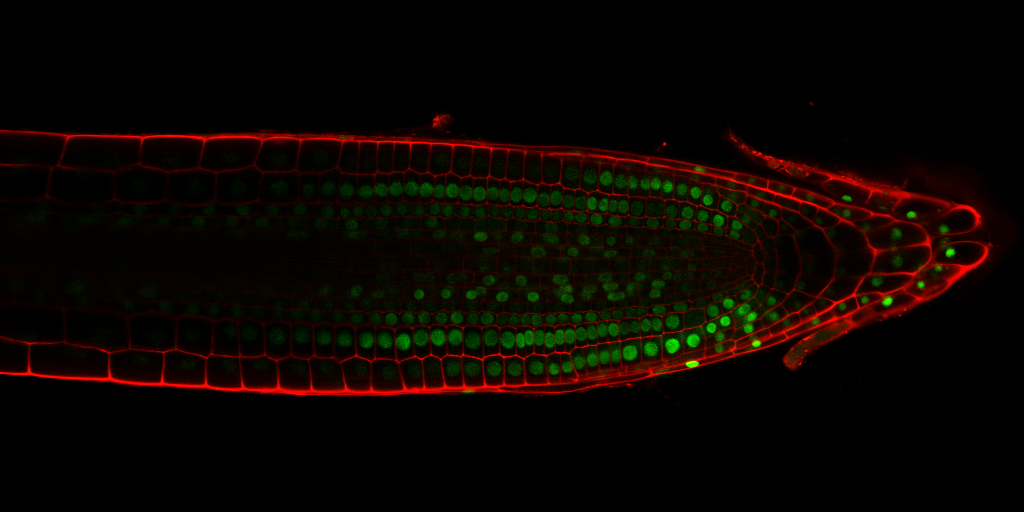
%> input picture imgs/StackNinja3.bmp, 1024 x 512 px
$ octave test.m   (GNU Octave 9; MATLAB toolbox functions it lacks are replaced by stand-ins)
%> lines starting %> are read from the running program, lines starting %| are printed output that depends on the picture; in (x1, y1, x2, y2) boxes, pixels count from 0 and x2, y2 are one past the last pixel; in counts of white or black regions, pixels touching at a corner belong together; the program's own positions count from 1
% Read the input RGB image
rgbImage = imread('./imgs/StackNinja3.bmp');
%> rgbImage is the input picture: size 512x1024x3 uint8; mean R, G, B 11.4, 4.9, 0

% Extract the green channel
greenChannel = rgbImage(:, :, 2);
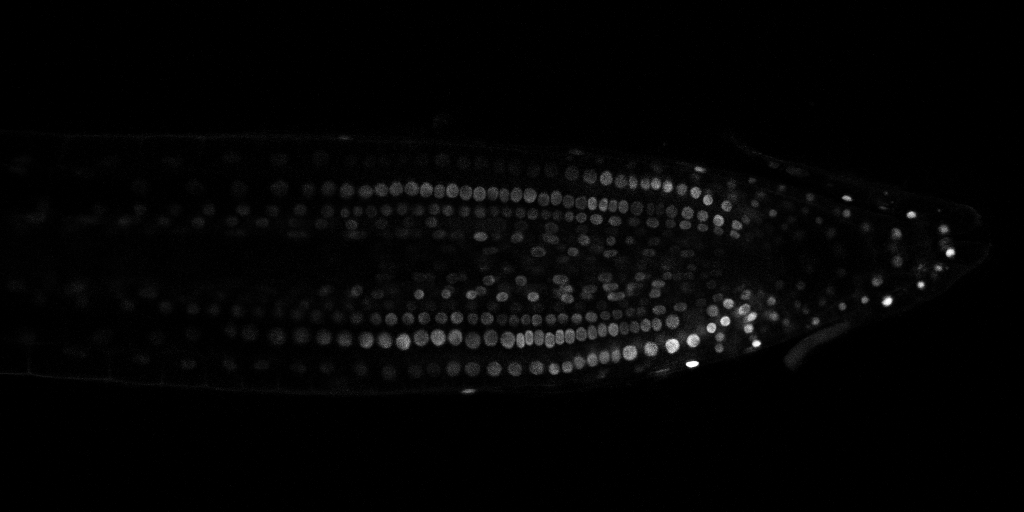
%> greenChannel: size 512x1024 uint8; min 0, max 255, mean 4.9

% Apply median filtering to remove noise
filteredGreen = medfilt2(greenChannel, [3 3]);

% Enhance contrast using gamma correction
gamma_value = 0.7;
enhancedGreen = imadjust(filteredGreen, [], [], gamma_value);
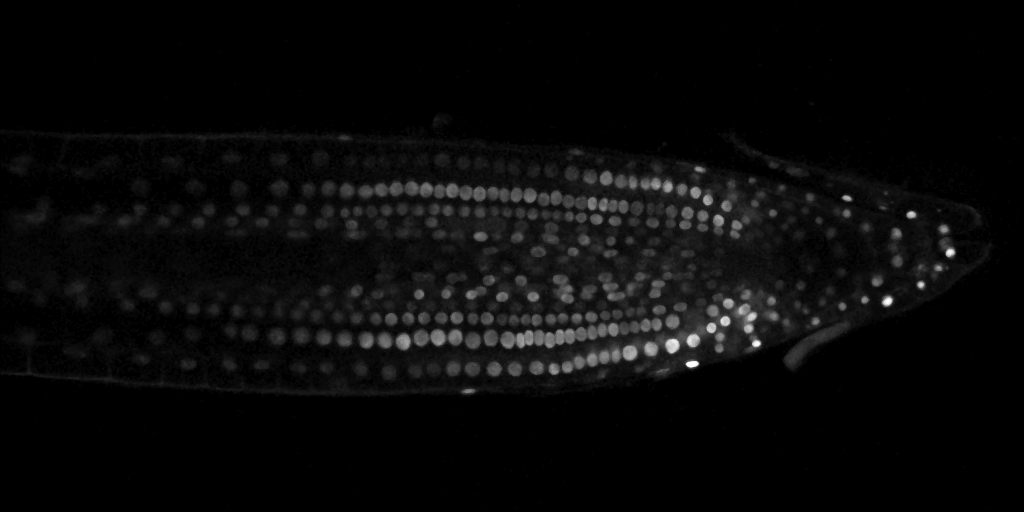
%> enhancedGreen: size 512x1024 uint8; min 0, max 255, mean 9.6

% Convert the enhanced green image to binary using adaptive thresholding
binaryImage = imbinarize(enhancedGreen, 'adaptive', 'Sensitivity', 0.5);
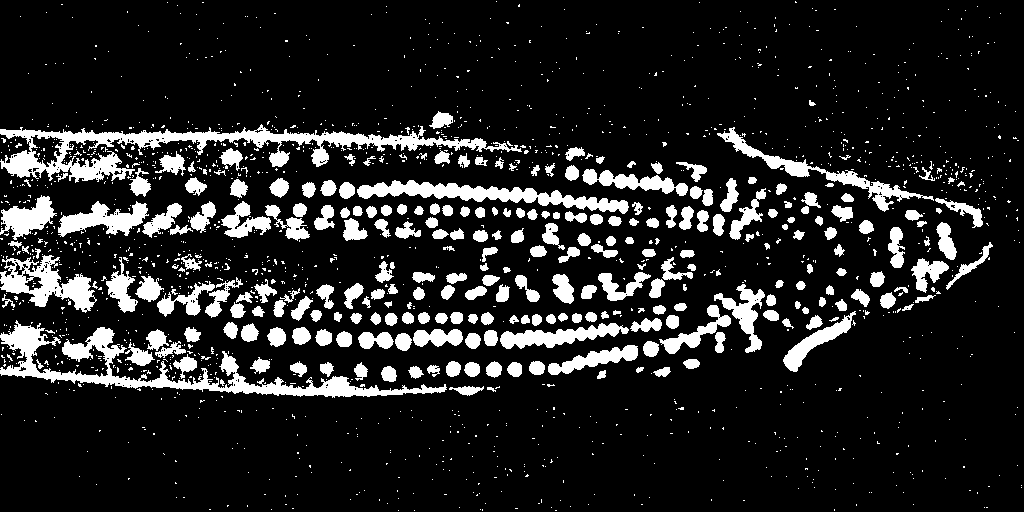
%> binaryImage: size 512x1024 logical; 14% white; 1727 white regions (1463 under 20 px), largest, box (x1, y1, x2, y2) and area: (0, 124, 522, 183) 7645, (0, 320, 447, 398) 6612, (357, 180, 629, 214) 3205

% Fill in any holes in the binary image
filledImage = imfill(binaryImage, 'holes');
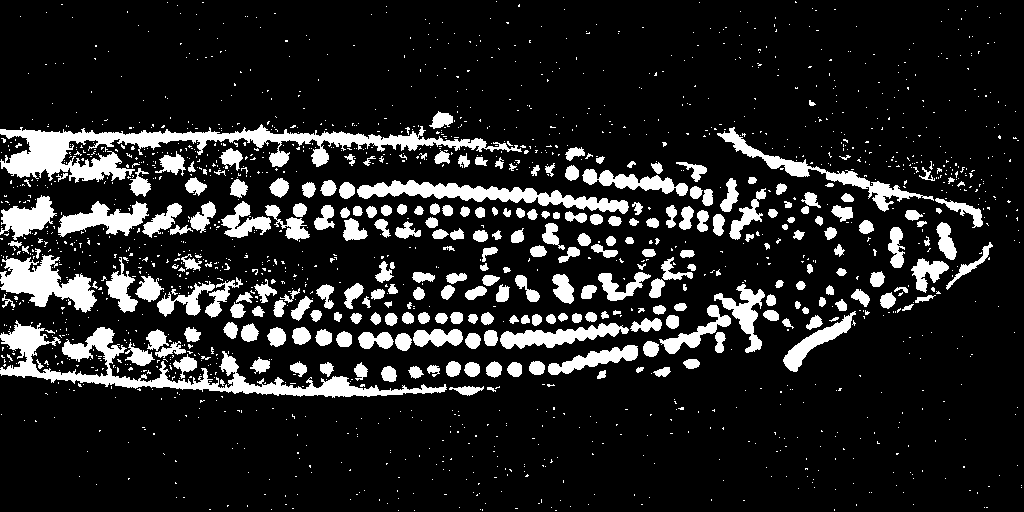
%> filledImage: size 512x1024 logical; 14.3% white; 1712 white regions (1448 under 20 px), largest, box (x1, y1, x2, y2) and area: (0, 124, 522, 183) 8428, (0, 320, 447, 398) 6686, (357, 180, 629, 214) 3205

% Remove small objects using morphological opening
se = strel('disk', 5);
openedImage = imopen(filledImage, se);
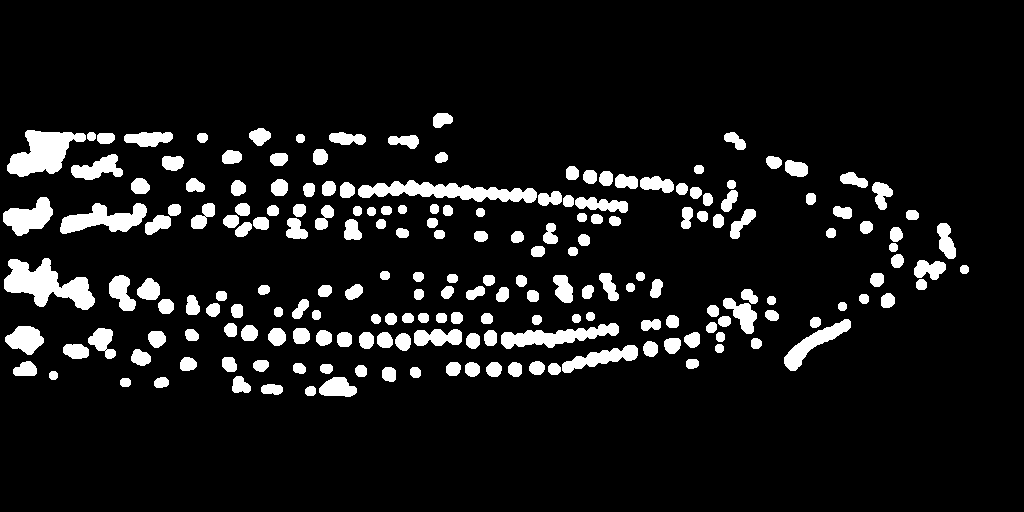
%> openedImage: size 512x1024 logical; 9.1% white; 197 white regions, largest, box (x1, y1, x2, y2) and area: (4, 258, 95, 310) 2410, (358, 180, 537, 203) 2155, (7, 130, 86, 177) 2094

% Identify and label the nuclei using connected component analysis
[labelImage, numNuclei] = bwlabel(openedImage);
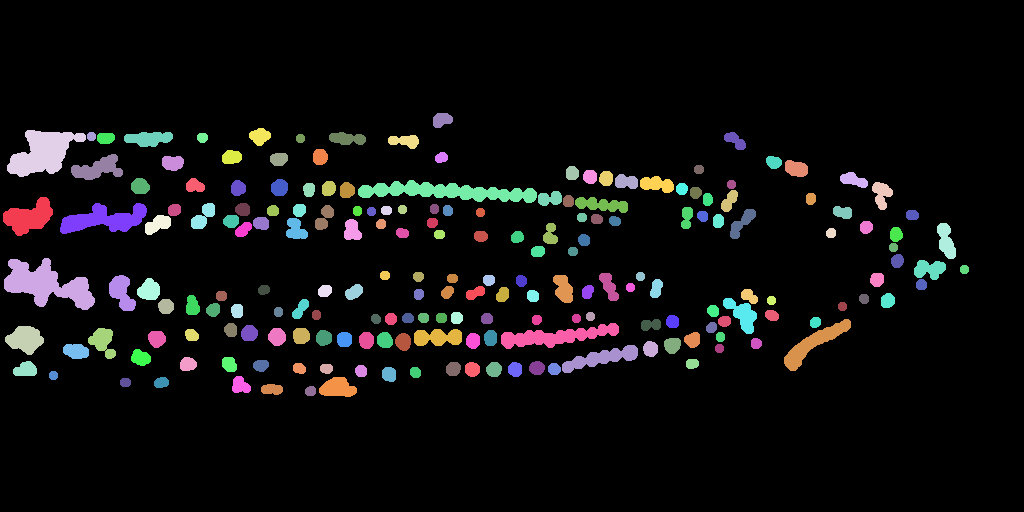
%> labelImage: size 512x1024 double; 198 distinct labels, from 0 to 197; one colour per label, 0 black
%> numNuclei = 197

% Display the results
figure;
subplot(2, 2, 1), imshow(rgbImage), title('Original Image');
subplot(2, 2, 2), imshow(greenChannel), title('Green Channel');
subplot(2, 2, 3), imshow(enhancedGreen), title(['Enhanced Green (gamma=', num2str(gamma_value), ')']);
subplot(2, 2, 4), imshow(label2rgb(labelImage)), title(['Detected Nuclei (', num2str(numNuclei), ')']);
%> after `imshow(label2rgb(labelImage))`:
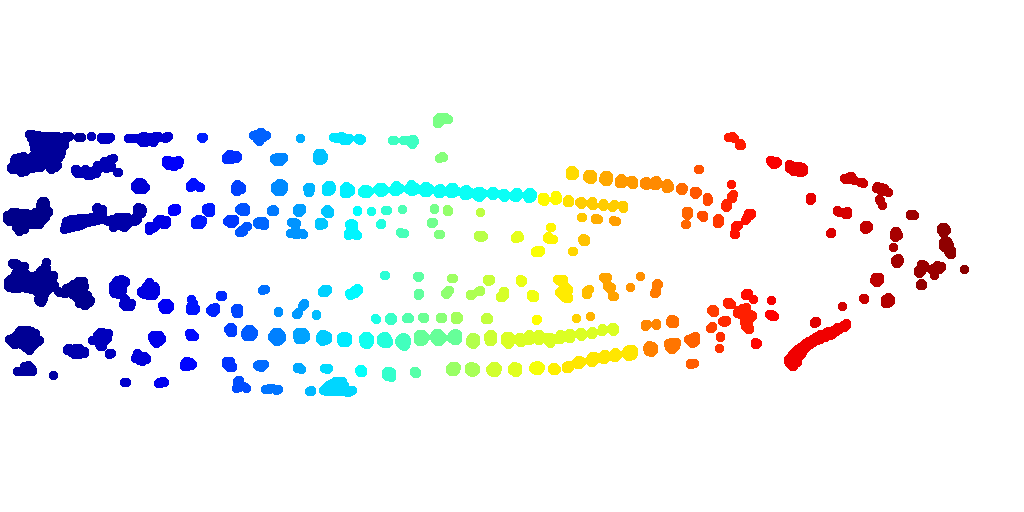
%> displayed picture: size 512x1024x3, on the screen's scale of 0 to 255; mean R, G, B 240.6, 241.8, 243.6

$ run again, with imgs/StackNinja1.bmp copied over imgs/StackNinja3.bmp
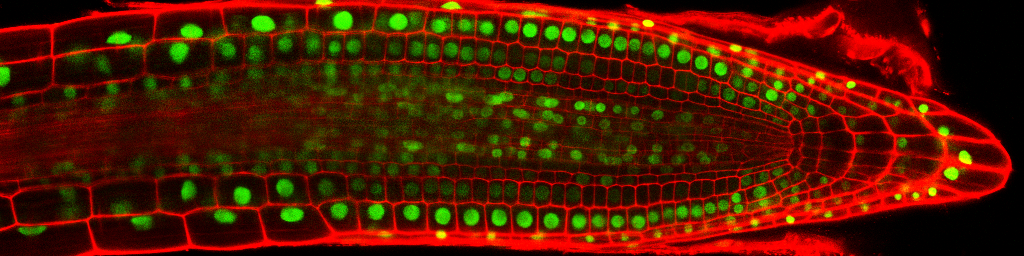
%> input picture imgs/StackNinja1.bmp, 1024 x 256 px
%> rgbImage is the input picture: size 256x1024x3 uint8; mean R, G, B 80.4, 25.1, 0
%> binaryImage: size 256x1024 logical; 22.1% white; 736 white regions (447 under 20 px), largest, box (x1, y1, x2, y2) and area: (378, 66, 475, 103) 1154, (929, 123, 973, 175) 946, (63, 43, 113, 76) 887
%> filledImage: size 256x1024 logical; 22.2% white; 736 white regions (445 under 20 px), largest, box (x1, y1, x2, y2) and area: (378, 66, 475, 103) 1157, (929, 123, 973, 175) 949, (63, 43, 113, 76) 888
%> openedImage: size 256x1024 logical; 14.9% white; 205 white regions, largest, box (x1, y1, x2, y2) and area: (110, 198, 155, 232) 777, (65, 45, 111, 74) 774, (56, 184, 80, 224) 710
%> `[labelImage, numNuclei] = bwlabel(openedImage);`:
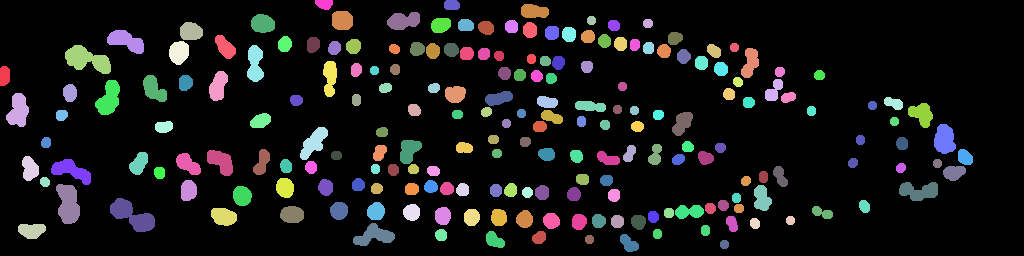
%> labelImage: size 256x1024 double; 206 distinct labels, from 0 to 205; one colour per label, 0 black
%> numNuclei = 205
%> `imshow(label2rgb(labelImage))`:
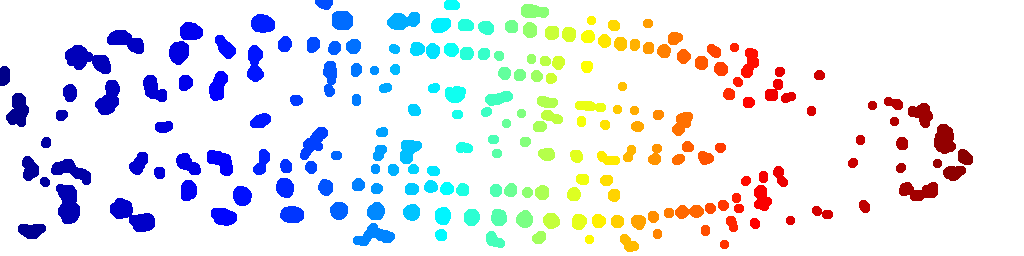
%> displayed picture: size 256x1024x3, on the screen's scale of 0 to 255; mean R, G, B 230.5, 232.8, 238.3

$ run again, with imgs/StackNinja2.bmp copied over imgs/StackNinja3.bmp
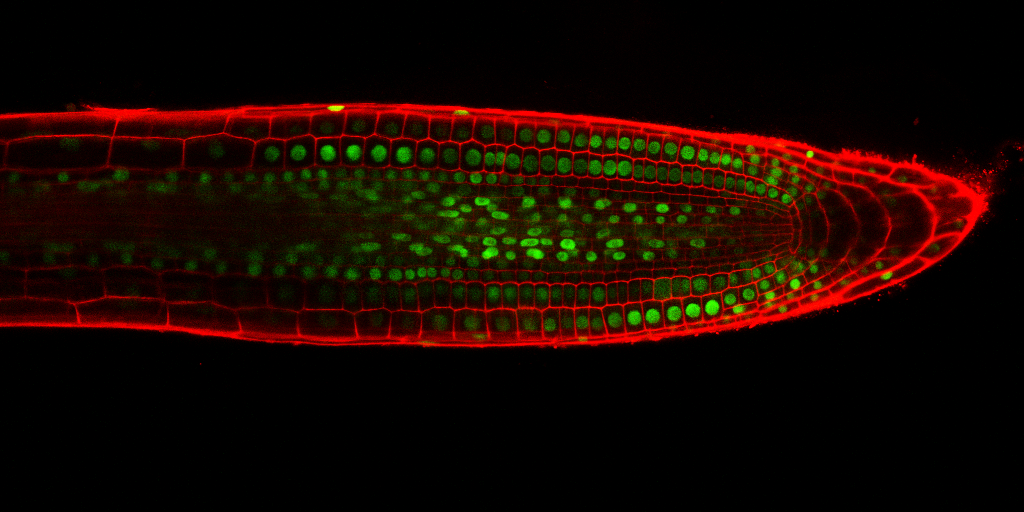
%> input picture imgs/StackNinja2.bmp, 1024 x 512 px
%> rgbImage is the input picture: size 512x1024x3 uint8; mean R, G, B 24.8, 7.4, 0
%> binaryImage: size 512x1024 logical; 10.8% white; 751 white regions (514 under 20 px), largest, box (x1, y1, x2, y2) and area: (101, 232, 228, 275) 2495, (0, 166, 56, 223) 1560, (574, 159, 712, 184) 1475
%> filledImage: size 512x1024 logical; 10.8% white; 751 white regions (513 under 20 px), largest, box (x1, y1, x2, y2) and area: (101, 232, 228, 275) 2533, (0, 166, 56, 223) 1640, (574, 159, 712, 184) 1480
%> openedImage: size 512x1024 logical; 7.3% white; 168 white regions, largest, box (x1, y1, x2, y2) and area: (151, 238, 228, 275) 1607, (3, 168, 52, 220) 1363, (75, 166, 130, 198) 1001
%> `[labelImage, numNuclei] = bwlabel(openedImage);`:
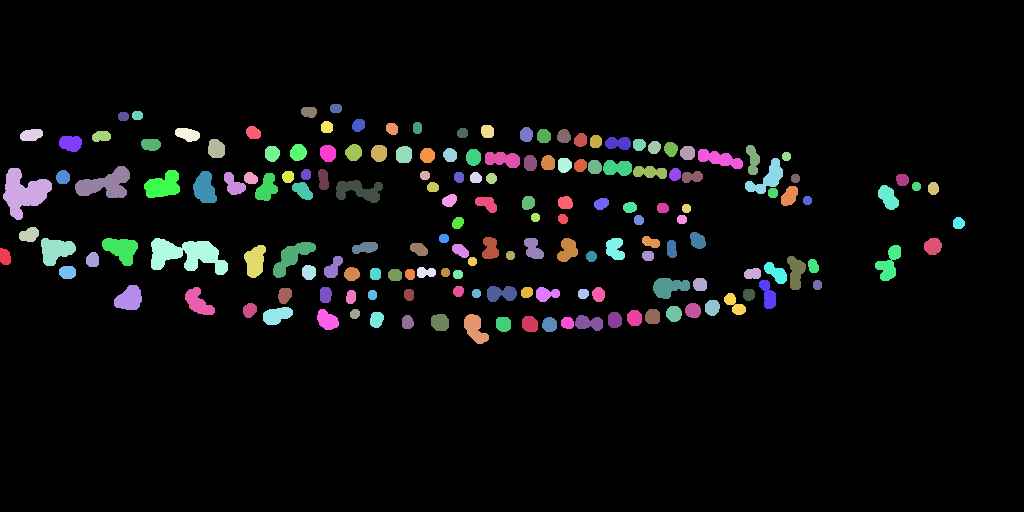
%> labelImage: size 512x1024 double; 169 distinct labels, from 0 to 168; one colour per label, 0 black
%> numNuclei = 168
%> `imshow(label2rgb(labelImage))`:
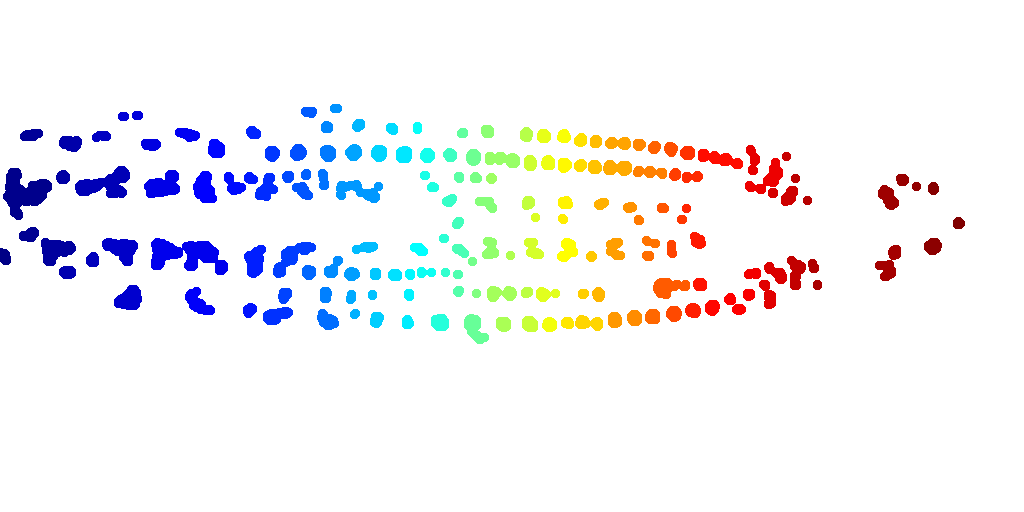
%> displayed picture: size 512x1024x3, on the screen's scale of 0 to 255; mean R, G, B 243.8, 243.7, 246
